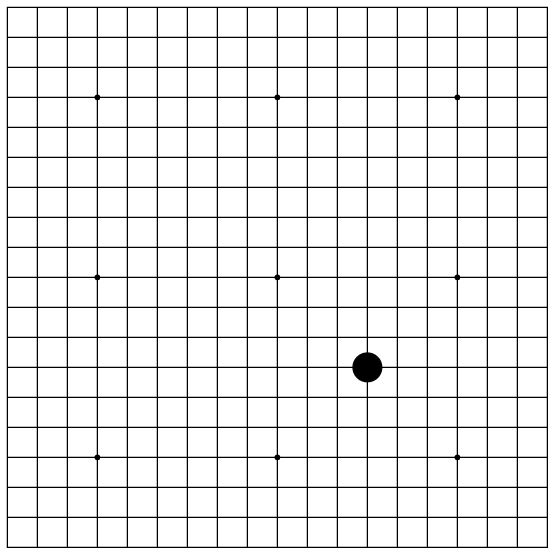
#> input picture coup1.png, 557 x 553 px, found by its file name
$ python 'chat gpt filtre de canny.py'
#> lines starting #> are read from the running program, lines starting #| are printed output that depends on the picture
import cv2
import numpy as np

def detect_contours(image_path):
    # Lire l'image en niveaux de gris
#> called with image_path = 'coup1.png'
    image = cv2.imread(image_path, 0)
#> image is the input picture: shape (553, 557); min 0, max 255, mean 233.5

    # Appliquer l'algorithme de Canny pour détecter les contours
    edges = cv2.Canny(image, 400, 500)  # Les valeurs 100 et 200 sont des seuils pour la détection des contours
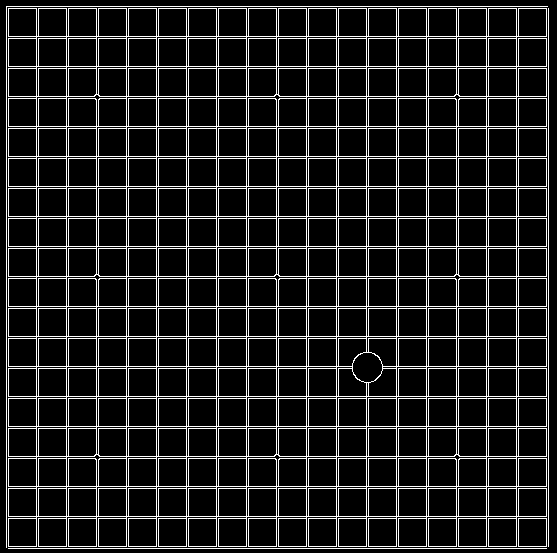
#> edges: shape (553, 557); 12.7% white in thin lines or dots

    # Afficher l'image originale et les contours détectés
    cv2.imshow("Detected Edges", edges)
    cv2.waitKey(0)
    cv2.destroyAllWindows()
#> (the run stopped early here; a loop or call above may not have finished)
